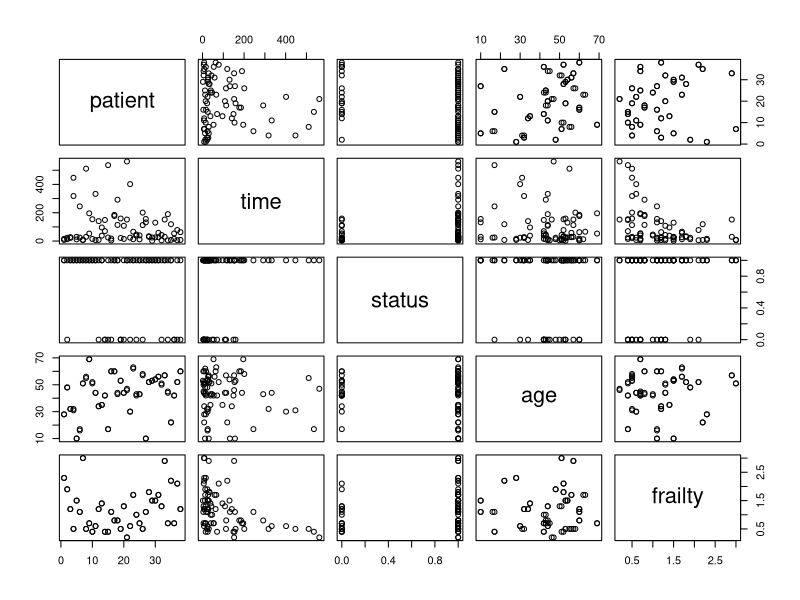

Here is the R script that generated this plot:

library(dplyr)
library(readr)

# Loading data

data <- read_csv("kidney.csv")

data
pairs(data[,c(1,2,3,4,7)])

# One hot

data %>%
  mutate(disease_type_1 = as.numeric(as.numeric(as.factor(data$disease_type)) == 1),
         disease_type_2 = as.numeric(as.numeric(as.factor(data$disease_type)) == 2),
         disease_type_3 = as.numeric(as.numeric(as.factor(data$disease_type)) == 3),
         disease_type_4 = as.numeric(as.numeric(as.factor(data$disease_type)) == 4)) %>%
  select(-disease_type) -> data

data$sex <- as.numeric(as.factor(data$sex)) - 1

data <- data %>% arrange(patient)

d0 <- data[1:nrow(data) %% 2  == 0,] %>% select(-patient)
d1 <- data[1:nrow(data) %% 2  == 1,] %>% select(time, status, age)
 
# d0 == d1

data <- cbind(d1, d0)
names(data)[1:3] <- paste(names(data)[1:3], "pre", sep="_")

data %>% summary
data %>% nrow
data %>% ncol

data

# 


# Model

m <- lm(frailty ~ ., data=data)
summary(m)

